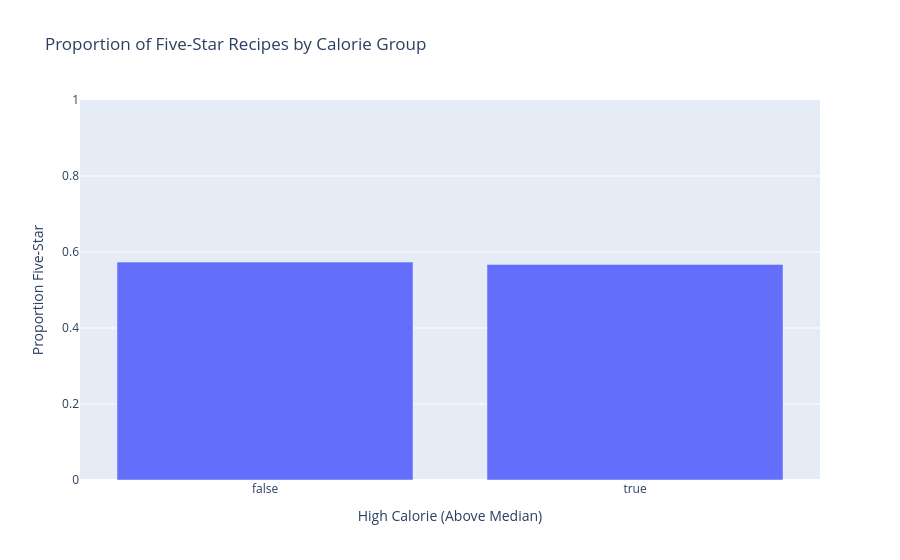

Notebook code for this chart:
### Markdown cell above
### Bivariate Analysis

### Code cell
# Create high/low calorie groups and compare ratings
recipes['high_calorie'] = recipes['calories'] > recipes['calories'].median()

prop_df = recipes.groupby('high_calorie')['five_star'].mean().reset_index()

# Plot results
fig = px.bar(
    prop_df,
    x='high_calorie',
    y='five_star',
    title='Proportion of Five-Star Recipes by Calorie Group',
    labels={
        'high_calorie': 'High Calorie (Above Median)',
        'five_star': 'Proportion Five-Star'
    })
fig.update_yaxes(range=[0, 1])
fig.show()

# Save Graph
fig.write_html('assets/bivariate-rating-calorie.html', include_plotlyjs='cdn')

### Figure 1 — Plotly figure (JSON) as saved in the notebook; plotly's stock layout.template omitted (floating-point values rounded to 4 significant figures)
{"data": [{"hovertemplate": "High Calorie (Above Median)=%{x}<br>Proportion Five-Star=%{y}<extra></extra>", "legendgroup": "", "marker": {"color": "#636efa", "pattern": {"shape": ""}}, "name": "", "orientation": "v", "showlegend": false, "textposition": "auto", "type": "bar", "x": [false, true], "xaxis": "x", "y": [0.5734, 0.5673], "yaxis": "y"}], "layout": {"barmode": "relative", "legend": {"tracegroupgap": 0}, "title": {"text": "Proportion of Five-Star Recipes by Calorie Group"}, "xaxis": {"anchor": "y", "domain": [0, 1], "title": {"text": "High Calorie (Above Median)"}}, "yaxis": {"anchor": "x", "domain": [0, 1], "range": [0, 1], "title": {"text": "Proportion Five-Star"}}}}
